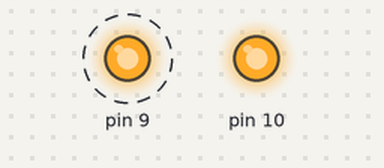
Simulated run of this sketch. Board: Arduino Uno, built with avr-gcc and run on an emulated ATmega328P. On the bench: output pins drawn as LEDs (lit = HIGH). Dashed ring = blinking. Pins used as bus, display or sensor lines are not drawn.

Above: at 0.3 s.
Timing chart, 0 to 3.1 s (numbered marks = the images above):
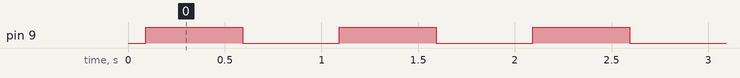

Measured:
- by itself, pin 9: alternates HIGH for 0.50 s and LOW for 0.50 s

The sketch:

fade-test.ino
```cpp
#include "SPI.h"

// pin numbers
const int csPin = 8;

const float samplerate = 200.0f;

// format: off1Time, onTime, off2Time, for 10 PWM outputs
uint32_t pwmValues[30];

// 256 values fading table
uint16_t fadingLookupTable[256];

void initFadingTable()
{
  // formula from https://www.mikrocontroller.net/articles/LED-Fading
  // a = number of steps (4, 8, 16 ...)
  // b = PWM resolution (256, 1024 ...)
  float a = 256.0f;
  float b = 8192.0f;
  float log2 = log(2);
  for (int x = 0; x < 256; x++) {
    float y;
    if (x == 0) {
      y = 0.0f;
    } else {
      y = pow(2, log(b - 1) / log2 * (float(x) + 1) / a);
    }
    fadingLookupTable[x] = y;
  }
}

void sendWord(uint32_t w)
{
  SPI.transfer((w >> 24) & 0xff);
  SPI.transfer((w >> 16) & 0xff);
  SPI.transfer((w >> 8) & 0xff);
  SPI.transfer(w & 0xff);
}

void sendPwm()
{
  digitalWrite(csPin, LOW);
  for (int i = 0; i < 30; i++) {
    sendWord(pwmValues[29 - i]);
  }
  digitalWrite(csPin, HIGH);
}

void setup()
{
  initFadingTable();
  for (int i = 0; i < 30; i++) pwmValues[i] = 0;

  // init pins
  pinMode(9, OUTPUT);
  pinMode(csPin, OUTPUT);
  digitalWrite(csPin, HIGH);

  // init SPI
  SPI.beginTransaction(SPISettings(1000000, MSBFIRST, SPI_MODE0));
  SPI.begin();  // additional begin is required, otherwise the second call to SPI.transfer hangs

  // initialize timer1
  noInterrupts(); // disable all interrupts
  TCCR1A = 0;
  TCCR1B = 0;
  TCNT1 = 0;
  OCR1A = 15625.0f / samplerate; // compare match register for IRQ with selected samplerate
  TCCR1B |= (1 << WGM12); // CTC mode
  TCCR1B |= (1 << CS10) | (1 << CS12); // prescaler 1024
  TIMSK1 |= (1 << OCIE1A); // enable timer compare interrupt
  interrupts(); // enable all interrupts
}

uint32_t b = 0;
uint32_t b2 = 0;

int state = 0;

// timer 1 interrupt
ISR(TIMER1_COMPA_vect)
{
  uint16_t v = 0;
  uint16_t v2 = 0;
  switch (state) {
    // first digit fast on
    case 0:
      v = fadingLookupTable[b];
      b += 2;
      if (b == 256) {
        b = 0;
        state = 1;
      }
      pwmValues[1] = v;
      pwmValues[2] = 8192 - v;
      break;

    // pause
    case 1:
      b++;
      if (b == 300) {
        b = 0;
        b2 = 0;
        state = 2;
      }
      break;

    // second digit fast on, and first digit slow off
    case 2:
      v = fadingLookupTable[b];
      v2 = fadingLookupTable[255 - b2];
      b += 2;
      b2++;
      if (b > 255) {
        b = 255;
      }
      if (b2 == 256) {
        b = 0;
        state = 3;
      }
      pwmValues[1] = v2;
      pwmValues[2] = 8192 - v2;
      pwmValues[4] = v;
      pwmValues[5] = 8192 - v;
      break;

    // pause
    case 3:
      b++;
      if (b == 300) {
        b = 0;
        b2 = 0;
        state = 4;
      }
      break;

    // first digit fast on, and second digit slow off
    case 4:
      v2 = fadingLookupTable[b];
      v = fadingLookupTable[255 - b2];
      b += 2;
      b2++;
      if (b > 255) {
        b = 255;
      }
      if (b2 == 256) {
        b = 0;
        state = 1;
      }
      pwmValues[1] = v2;
      pwmValues[2] = 8192 - v2;
      pwmValues[4] = v;
      pwmValues[5] = 8192 - v;
      break;

  }
  sendPwm();
}

// just blink the Arduino LED with 1 Hz to see if it is still alive. The rest is done in the interrupt
void loop()
{
  digitalWrite(9, HIGH);
  delay(500);
  digitalWrite(9, LOW);
  delay(500);
}
```
